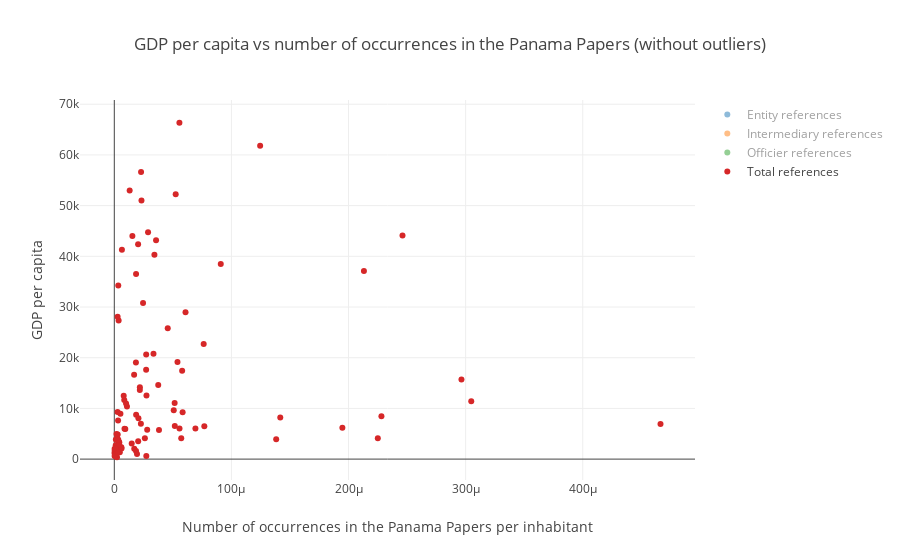

Here is the notebook cell this chart was saved with:
### Markdown cell above
We'll now plot the same plot without the outliers.

### Code cell
data = list(map(lambda d: remove_outliers(d, 'Value', 'counts_normalized'), gdp_data))
plot_all_entity(data, 'counts_normalized', 'Value', nodes_types_desc, 3, 'GDP per capita vs number of occurrences in the Panama Papers (without outliers)', 'Number of occurrences in the Panama Papers per inhabitant', 'GDP per capita', 'scatter_gdp_count_outlier.html')

### Figure 1 — Plotly figure (JSON) as saved in the notebook; plotly's stock layout.template omitted (floating-point values rounded to 4 significant figures; data arrays with more than 128 entries replaced by an {"elided": "..."} marker saying what was removed)
{"data": [{"mode": "markers", "name": "Entity references", "text": ["Angola", "Albania", "Argentina", "Australia", "Austria", "Azerbaijan", "Belgium", "Bangladesh", "Bulgaria", "Bahrain", "Belarus", "Bolivia", "Brazil", "Barbados", "Brunei", "Botswana", "Central African Republic", "Canada", "Chile", "China", "Côte d'Ivoire", "Cameroon", "Colombia", "Cuba", "Czech Republic", "Germany", "Djibouti", "Denmark", "Dominican Republic", "Ecuador", "Egypt", "Spain", "Finland", "France", "United Kingdom", "Georgia", "Ghana", "Greece", "Guatemala", "Honduras", "Croatia", "Haiti", "Hungary", "Indonesia", "India", "Ireland", "Iran", "Iceland", "Israel", "Italy", "Jamaica", "Japan", "Kazakhstan", "Kenya", "South Korea", "Kuwait", "Lebanon", "Liberia", "Libya", "Saint Lucia", "Sri Lanka", "Lesotho", "Lithuania", "Morocco", "Moldova", "Mexico", "Macedonia", "Mali", "Montenegro", "Mozambique", "Malawi", "Malaysia", "Namibia", "Nigeria", "Nicaragua", "Netherlands", "Nauru", "New Zealand", "Oman", "Pakistan", "Peru", "Philippines", "Poland", "Puerto Rico", "Portugal", "Paraguay", "Romania", "Russia", "Saudi Arabia", "Sudan", "Senegal", "El Salvador", "Slovakia", "Slovenia", "Sweden", "Sint Maarten (Dutch part)", "Syria", "Chad", "Thailand", "Trinidad and Tobago", "Tunisia", "Turkey", "Tanzania", "Tanzania", "Uganda", "Ukraine", "United States", "Uzbekistan", "Saint Vincent and the Grenadines", "Venezuela", "Viet Nam", "Vanuatu", "Yemen", "South Africa", "Zambia", "Zimbabwe"], "type": "scatter", "uid": "4560bcab-3e01-4372-a205-56623ebdc726", "visible": "legendonly", "x": [3.715e-07, 6.923e-07, 6.282e-06, 3.999e-06, 2.808e-06, 8.39e-07, 5.264e-06, 1.255e-08, 6.921e-06, 9.728e-06, 1.689e-06, 8.994e-06, 6.851e-06, 0.00012, 2.429e-06, 2.767e-06, 2.215e-07, 9.765e-06, 7.948e-06, 2.355e-06, 9.32e-07, 4.496e-08, 3.879e-05, 9.616e-07, 3.23e-06, 2.136e-06, 1.096e-06, 2.481e-06, 4.67e-05, 0.0001165, 4.139e-07, 2.509e-05, 1.19e-05, 4.298e-06, 0.0001489, 2.683e-07, 1.113e-07, 2.038e-05, 7.743e-05, 2.724e-06, 7.078e-07, 7.567e-07, 9.122e-06, 1.097e-07, 1.623e-08, 6.913e-05, 5.101e-08, 4.582e-05, 8.07e-05, 5.692e-06, 1.398e-06, 1.886e-07, 2.314e-07, 5.432e-07, 1.576e-07, 1.586e-05, 8.673e-05, 2.278e-07, 3.224e-07, 2.267e-05, 1.444e-07, 4.66e-07, 1.125e-05, 1.195e-06, 5.624e-07, 5.233e-07, 9.627e-07, 4.716e-07, 2.091e-05, 1.102e-07, 5.859e-08, 1.191e-06, 8.435e-07, 1.19e-07, 1.995e-06, 1.05e-05, 8.437e-05, 1.619e-05, 5.049e-07, 1.617e-08, 1.679e-06, 3.996e-07, 4.157e-06, 2.829e-07, 2.336e-05, 1.938e-05, 3.516e-07, 2.918e-05, 3.444e-06, 2.65e-08, 2.062e-07, 3.725e-05, 1.845e-07, 1.018e-05, 5.672e-06, 2.654e-05, 2.083e-07, 8.106e-07, 1.408e-05, 4.43e-06, 3.589e-07, 1.311e-06, 5.743e-08, 5.743e-08, 2.575e-08, 6.052e-06, 9.623e-06, 1.626e-07, 5.487e-05, 2.437e-05, 7.564e-08, 1.545e-05, 3.81e-08, 1.98e-06, 1.28e-07, 5.191e-07], "y": [4133.0, 3877.0, 14600.0, 52240.0, 44020.0, 5519.0, 40330.0, 1206.0, 6994.0, 22690.0, 5952.0, 3077.0, 8757.0, 15700.0, 30970.0, 6521.0, 359.1, 43190.0, 13650.0, 8036.0, 1421.0, 1354.0, 6045.0, 7609.0, 17620.0, 41310.0, 1873.0, 52960.0, 6468.0, 6205.0, 3388.0, 25820.0, 42400.0, 36500.0, 44120.0, 3541.0, 1354.0, 17430.0, 3924.0, 2326.0, 11670.0, 780.0, 12560.0, 3336.0, 1629.0, 61830.0, 4958.0, 51240.0, 37090.0, 30790.0, 4940.0, 34220.0, 10390.0, 1350.0, 27330.0, 28980.0, 8452.0, 593.1, 5993.0, 8184.0, 3892.0, 1074.0, 14160.0, 2907.0, 1602.0, 9291.0, 4840.0, 746.4, 6400.0, 528.3, 365.9, 9644.0, 4770.0, 2730.0, 2096.0, 44750.0, 7955.0, 38490.0, 16630.0, 1413.0, 6030.0, 2878.0, 12470.0, 28080.0, 19140.0, 4109.0, 8931.0, 9218.0, 20650.0, 2058.0, 913.2, 4127.0, 16090.0, 20760.0, 51000.0, 27520.0, 1515.0, 834.8, 5815.0, 19060.0, 3815.0, 10980.0, 870.4, 794.7, 627.9, 2038.0, 56640.0, 2176.0, 6912.0, 11050.0, 2065.0, 2899.0, 999.4, 5741.0, 1319.0, 1019.0]}, {"mode": "markers", "name": "Intermediary references", "text": ["Angola", "United Arab Emirates", "Argentina", "Australia", "Austria", "Belgium", "Bangladesh", "Bulgaria", "Bahrain", "Belarus", "Bolivia", "Brazil", "Botswana", "Canada", "Chile", "China", "Côte d'Ivoire", "Colombia", "Cuba", "Curaçao", "Czech Republic", "Germany", "Djibouti", "Denmark", "Dominican Republic", "Ecuador", "Egypt", "Spain", "Estonia", "Finland", "France", "United Kingdom", "Georgia", "Ghana", "Greece", "Honduras", "Croatia", "Hungary", "Indonesia", "India", "Ireland", "Iran", "Iceland", "Israel", "Italy", "Jordan", "Japan", "Kazakhstan", "Kenya", "South Korea", "Kuwait", "Lebanon", "Liberia", "Libya", "Saint Lucia", "Sri Lanka", "Lesotho", "Lithuania", "Latvia", "Morocco", "Moldova", "Mexico", "Macedonia", "Mozambique", "Malawi", "Malaysia", "Nigeria", "Nicaragua", "Netherlands", "New Zealand", "Oman", "Pakistan", "Peru", "Philippines", "Poland", "Puerto Rico", "Portugal", "Paraguay", "Qatar", "Romania", "Russia", "Saudi Arabia", "Sudan", "Singapore", "El Salvador", "Slovenia", "Sweden", "Syria", "Thailand", "Trinidad and Tobago", "Tunisia", "Turkey", "Tanzania", "Tanzania", "Uganda", "Ukraine", "United States", "Saint Vincent and the Grenadines", "Venezuela", "Viet Nam", "Vanuatu", "South Africa", "Zambia", "Zimbabwe"], "type": "scatter", "uid": "c34776bf-527b-440a-87d2-82832baea197", "visible": "legendonly", "x": [3.715e-08, 1.466e-05, 2.071e-06, 1.659e-06, 1.872e-06, 3.122e-06, 6.273e-09, 9.69e-07, 8.231e-06, 2.111e-07, 1.799e-06, 1.954e-06, 9.223e-07, 2.702e-06, 3.69e-06, 1.854e-07, 4.438e-08, 4.75e-06, 6.119e-07, 1.283e-05, 9.501e-07, 8.273e-07, 1.096e-06, 1.595e-06, 5.766e-06, 2.031e-05, 2.069e-07, 4.174e-06, 6.846e-06, 2.197e-06, 1.478e-06, 2.116e-05, 2.683e-07, 7.418e-08, 6.243e-06, 1.135e-06, 7.078e-07, 1.115e-06, 5.487e-08, 3.864e-09, 7.729e-06, 1.275e-08, 2.138e-05, 1.607e-05, 8.061e-07, 1.476e-06, 1.021e-07, 5.784e-08, 2.607e-07, 9.853e-08, 3.966e-06, 7.496e-06, 2.278e-07, 1.612e-07, 1.7e-05, 1.444e-07, 4.66e-07, 6.82e-07, 5.517e-06, 5.828e-08, 2.812e-07, 2.576e-07, 9.627e-07, 1.102e-07, 5.859e-08, 4.962e-07, 4.534e-08, 1.663e-06, 2.905e-06, 4.213e-06, 2.525e-07, 1.617e-08, 7.103e-07, 1.498e-07, 3.157e-07, 2.829e-07, 3.077e-06, 1.374e-06, 2.948e-06, 2.009e-07, 5.076e-07, 1.105e-06, 2.65e-08, 1.042e-05, 4.776e-06, 1.94e-06, 2.269e-06, 2.083e-07, 2.689e-06, 2.215e-06, 2.692e-07, 2.337e-07, 3.829e-08, 3.829e-08, 2.575e-08, 2.872e-07, 1.893e-06, 9.144e-06, 5.856e-06, 6.483e-08, 7.726e-06, 1.027e-06, 1.28e-07, 3.244e-07], "y": [4133.0, 39120.0, 14600.0, 52240.0, 44020.0, 40330.0, 1206.0, 6994.0, 22690.0, 5952.0, 3077.0, 8757.0, 6521.0, 43190.0, 13650.0, 8036.0, 1421.0, 6045.0, 7609.0, 19950.0, 17620.0, 41310.0, 1873.0, 52960.0, 6468.0, 6205.0, 3388.0, 25820.0, 17160.0, 42400.0, 36500.0, 44120.0, 3541.0, 1354.0, 17430.0, 2326.0, 11670.0, 12560.0, 3336.0, 1629.0, 61830.0, 4958.0, 51240.0, 37090.0, 30790.0, 4096.0, 34220.0, 10390.0, 1350.0, 27330.0, 28980.0, 8452.0, 593.1, 5993.0, 8184.0, 3892.0, 1074.0, 14160.0, 13550.0, 2907.0, 1602.0, 9291.0, 4840.0, 528.3, 365.9, 9644.0, 2730.0, 2096.0, 44750.0, 38490.0, 16630.0, 1413.0, 6030.0, 2878.0, 12470.0, 28080.0, 19140.0, 4109.0, 66350.0, 8931.0, 9218.0, 20650.0, 2058.0, 53630.0, 4127.0, 20760.0, 51000.0, 1515.0, 5815.0, 19060.0, 3815.0, 10980.0, 870.4, 794.7, 627.9, 2038.0, 56640.0, 6912.0, 11050.0, 2065.0, 2899.0, 5741.0, 1319.0, 1019.0]}, {"mode": "markers", "name": "Officier references", "text": {"elided": "146 str values"}, "type": "scatter", "uid": "9b5fcd66-6761-4aeb-bb34-b40bb1418891", "visible": "legendonly", "x": {"elided": "146 float values"}, "y": {"elided": "146 float values"}}, {"mode": "markers", "name": "Total references", "text": ["Angola", "Argentina", "Australia", "Austria", "Belgium", "Bangladesh", "Bulgaria", "Bahrain", "Belarus", "Bolivia", "Brazil", "Barbados", "Botswana", "Canada", "Chile", "China", "Côte d'Ivoire", "Colombia", "Costa Rica", "Cuba", "Czech Republic", "Germany", "Djibouti", "Denmark", "Dominican Republic", "Ecuador", "Egypt", "Spain", "Finland", "France", "United Kingdom", "Georgia", "Ghana", "Greece", "Guatemala", "Honduras", "Croatia", "Hungary", "Indonesia", "India", "Ireland", "Iran", "Israel", "Italy", "Jordan", "Japan", "Kazakhstan", "Kenya", "South Korea", "Kuwait", "Lebanon", "Liberia", "Libya", "Saint Lucia", "Sri Lanka", "Lithuania", "Morocco", "Moldova", "Mexico", "Macedonia", "Mozambique", "Malawi", "Malaysia", "Nigeria", "Nicaragua", "Netherlands", "New Zealand", "Oman", "Pakistan", "Peru", "Philippines", "Poland", "Puerto Rico", "Portugal", "Paraguay", "Qatar", "Romania", "Russia", "Saudi Arabia", "Sudan", "El Salvador", "Slovenia", "Sweden", "Syria", "Thailand", "Trinidad and Tobago", "Tunisia", "Turkey", "Tanzania", "Tanzania", "Uganda", "Ukraine", "United States", "Saint Vincent and the Grenadines", "Venezuela", "Viet Nam", "South Africa", "Zambia", "Zimbabwe"], "type": "scatter", "uid": "904b1c20-b5f7-405f-881e-fb581eb06aa5", "visible": true, "x": [2.526e-06, 3.75e-05, 5.242e-05, 1.545e-05, 3.426e-05, 1.694e-07, 2.27e-05, 7.632e-05, 9.394e-06, 1.486e-05, 1.864e-05, 0.0002964, 5.165e-05, 3.565e-05, 2.18e-05, 2.06e-05, 2.352e-06, 6.926e-05, 0.0003048, 3.234e-06, 2.717e-05, 6.495e-06, 4.385e-06, 1.311e-05, 7.688e-05, 0.0001947, 3.79e-06, 4.563e-05, 2.032e-05, 1.858e-05, 0.0002461, 2.039e-05, 1.446e-06, 5.793e-05, 0.0001382, 6.016e-06, 8.494e-06, 2.747e-05, 4.233e-06, 3.339e-07, 0.0001245, 1.875e-06, 0.0002131, 2.454e-05, 0.000225, 3.386e-06, 1.082e-05, 4.715e-06, 3.705e-06, 6.081e-05, 0.0002281, 2.733e-05, 8.704e-06, 0.0001417, 1.348e-06, 2.183e-05, 3.118e-06, 1.856e-05, 2.761e-06, 2.888e-06, 1.249e-06, 2.285e-06, 5.075e-05, 1.23e-06, 6.152e-06, 2.882e-05, 9.092e-05, 1.692e-05, 1.218e-06, 5.566e-05, 4.236e-06, 8.024e-06, 2.829e-06, 5.394e-05, 2.61e-05, 5.559e-05, 5.224e-06, 5.833e-05, 2.723e-05, 2.915e-07, 5.715e-05, 3.346e-05, 2.321e-05, 3.385e-06, 2.808e-05, 1.846e-05, 3.41e-06, 1.005e-05, 9.764e-07, 9.764e-07, 2.575e-07, 1.703e-05, 2.285e-05, 0.0004664, 5.153e-05, 1.21e-06, 3.816e-05, 3.265e-06, 1.94e-05], "y": [4133.0, 14600.0, 52240.0, 44020.0, 40330.0, 1206.0, 6994.0, 22690.0, 5952.0, 3077.0, 8757.0, 15700.0, 6521.0, 43190.0, 13650.0, 8036.0, 1421.0, 6045.0, 11410.0, 7609.0, 17620.0, 41310.0, 1873.0, 52960.0, 6468.0, 6205.0, 3388.0, 25820.0, 42400.0, 36500.0, 44120.0, 3541.0, 1354.0, 17430.0, 3924.0, 2326.0, 11670.0, 12560.0, 3336.0, 1629.0, 61830.0, 4958.0, 37090.0, 30790.0, 4096.0, 34220.0, 10390.0, 1350.0, 27330.0, 28980.0, 8452.0, 593.1, 5993.0, 8184.0, 3892.0, 14160.0, 2907.0, 1602.0, 9291.0, 4840.0, 528.3, 365.9, 9644.0, 2730.0, 2096.0, 44750.0, 38490.0, 16630.0, 1413.0, 6030.0, 2878.0, 12470.0, 28080.0, 19140.0, 4109.0, 66350.0, 8931.0, 9218.0, 20650.0, 2058.0, 4127.0, 20760.0, 51000.0, 1515.0, 5815.0, 19060.0, 3815.0, 10980.0, 870.4, 794.7, 627.9, 2038.0, 56640.0, 6912.0, 11050.0, 2065.0, 5741.0, 1319.0, 1019.0]}], "layout": {"hovermode": "closest", "title": "GDP per capita vs number of occurrences in the Panama Papers (without outliers)", "xaxis": {"title": "Number of occurrences in the Panama Papers per inhabitant"}, "yaxis": {"title": "GDP per capita"}}}
